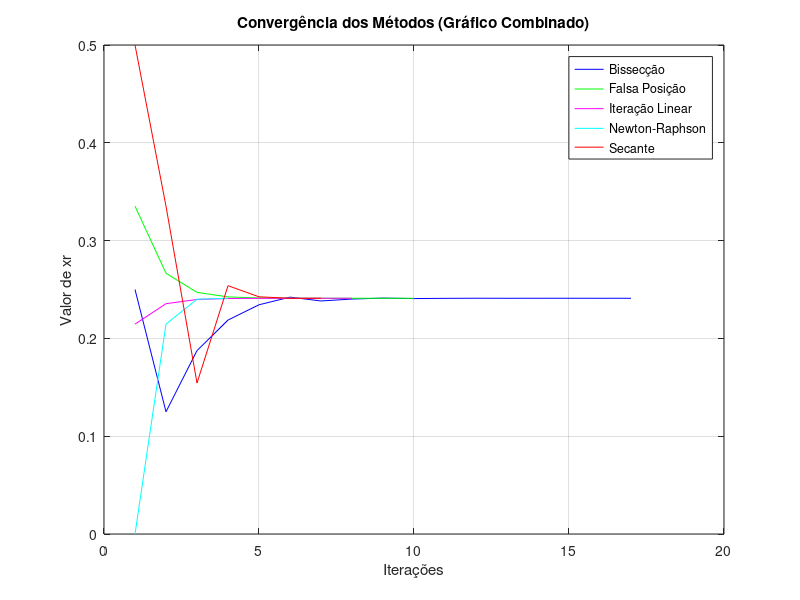
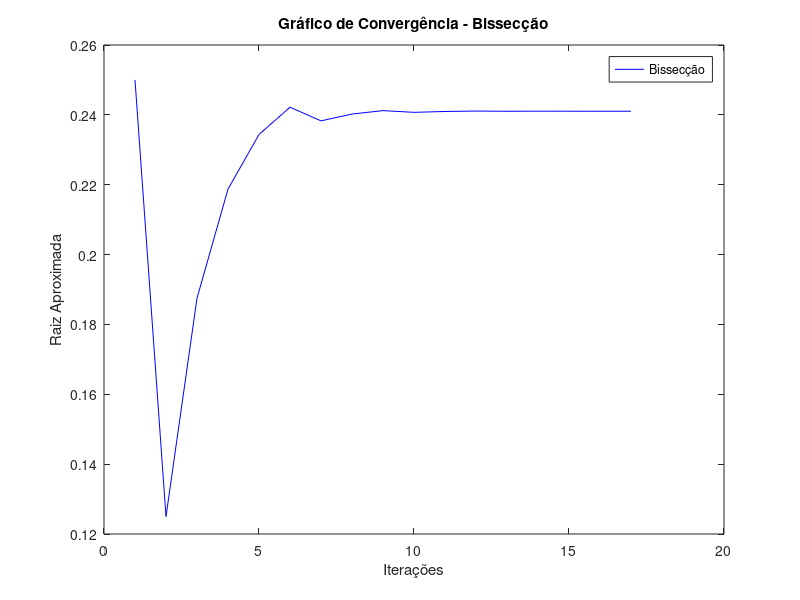
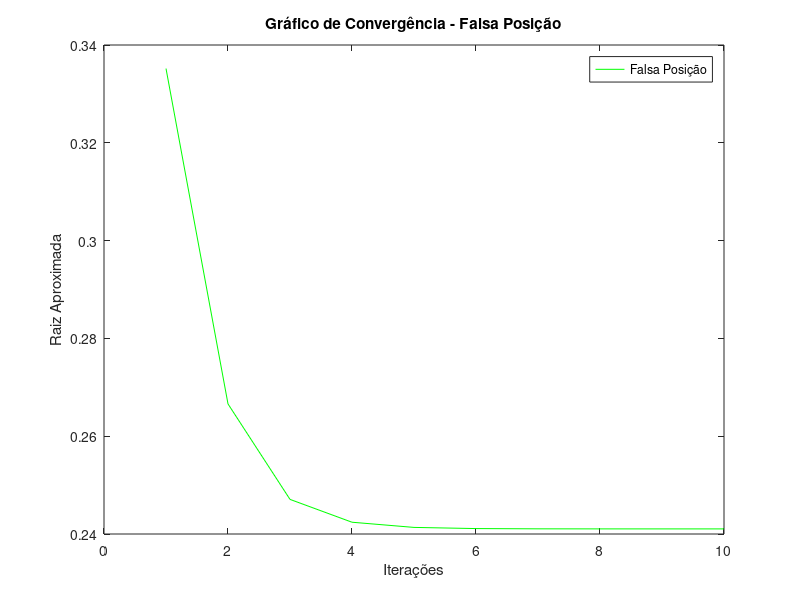
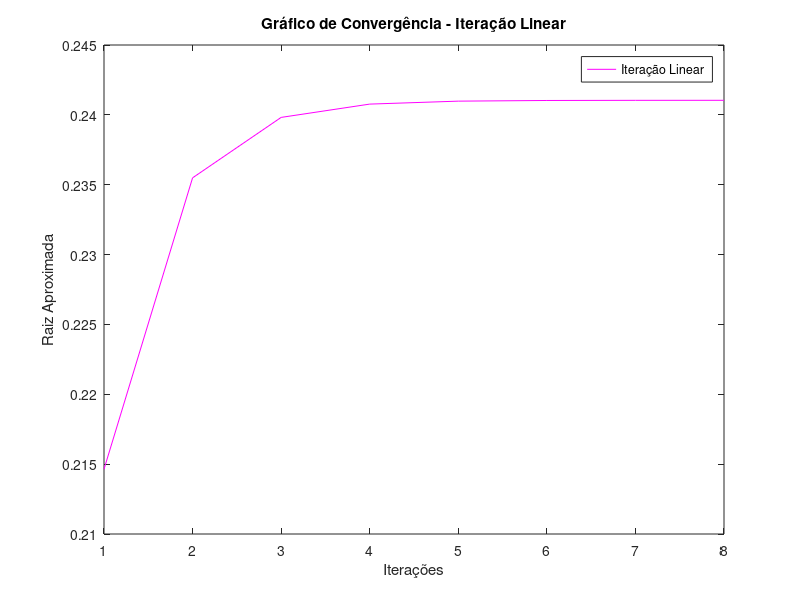

The MATLAB script that drew these images, in order:
function lista5Questao3()
    % Definindo constantes
    e = 8.9e-12;
    F = 1.25;
    q = 2e-5;
    Q = 2e-5;
    raio = 0.85;

    % Executar o método da Bissecção
    fprintf("Método da Bissecção:\n");
    [rootBisseccao, itBisseccao, valoresBisseccao] = metodoBisseccao(e, F, q, Q, raio);

    % Executar o método da Falsa Posição
    fprintf("\nMétodo da Falsa Posição:\n");
    [rootFalsaPosicao, itFalsaPosicao, valoresFalsaPosicao] = metodoFalsaPosicao(e, F, q, Q, raio);

    % Executar o método de Iteração Linear
    fprintf("\nMétodo de Iteração Linear:\n");
    [rootIteracaoLinear, itIteracaoLinear, valoresIteracaoLinear] = metodoIteracaoLinear(e, F, q, Q, raio);

    % Executar o método de Newton-Raphson
    fprintf("\nMétodo de Newton-Raphson:\n");
    [rootNewtonRaphson, itNewtonRaphson, valoresNewtonRaphson] = metodoNewtonRaphson(e, F, q, Q, raio);

    % Executar o método da Secante
    fprintf("\nMétodo da Secante:\n");
    [rootSecante, itSecante, valoresSecante] = metodoSecante(e, F, q, Q, raio);

    % Criar tabela comparativa
    criar_tabela(itBisseccao, rootBisseccao, itFalsaPosicao, rootFalsaPosicao, itIteracaoLinear, rootIteracaoLinear, itNewtonRaphson, rootNewtonRaphson, itSecante, rootSecante);

    % Criar gráficos de convergência
    criar_graficos(valoresBisseccao, valoresFalsaPosicao, valoresIteracaoLinear, valoresNewtonRaphson, valoresSecante);
endfunction

function [r, it, valores] = metodoBisseccao(e, F, q, Q, raio)
    f = @(x)((1/(4*pi*e)) * (q*Q*x / (x.^2 + raio.^2).^(3/2)) - F);
    a = 0; b = 0.5; r = inf; Es = 5^(-4); Ea = 100; it = 1; n = 20;
    valores = [];  % Armazena os valores de r

    while (it <= n)
        rPrevio = r;
        r = (a + b) / 2;
        valores = [valores; r];  % Armazena o valor atual de r
        if it > 1
            Ea = calcularErroEstimativa(r, rPrevio);
        end
        fprintf('Iteração %d: a = %f, b = %f, xr = %f, f(xr) = %f, Ea = %f\n', it, a, b, r, f(r), Ea);
        if (Ea <= Es), break; end
        if (f(a) * f(r) < 0), b = r; else, a = r; end
        it = it + 1;
    end
endfunction

function [r, it, valores] = metodoFalsaPosicao(e, F, q, Q, raio)
    f = @(x)((1/(4*pi*e)) * (q*Q*x / (x.^2 + raio.^2).^(3/2)) - F);
    a = 0; b = 0.5; Es = 5e-4; Ea = 100; it = 1; n = 20;
    valores = [];
    fa = f(a); fb = f(b);
    r = b - (fb * (a - b)) / (fa - fb);  % Inicializa r

    while (it <= n)
        valores = [valores; r];  % Armazena o valor atual de r
        fprintf('Iteração %d: a = %f, b = %f, xr = %f, f(xr) = %f, Ea = %f\n', it, a, b, r, f(r), Ea);
        if (Ea <= Es), break; end
        if (f(a) * f(r) < 0), b = r; fb = f(r); else, a = r; fa = f(r); end
        rPrevio = r;
        r = b - (fb * (a - b)) / (fa - fb);  % Atualiza r
        Ea = calcularErroEstimativa(r, rPrevio);
        it = it + 1;
    end
endfunction

function [r, it, valores] = metodoIteracaoLinear(e, F, q, Q, raio)
    f = @(x)((1/(4*pi*e)) * (q*Q*x / (x.^2 + raio.^2).^(3/2)) - F);
    g = @(x)(4*pi*e*F*(x.^2 + raio.^2).^(3/2) / (q * Q));  % Função iterativa
    Es = 5^(-4); Ea = 100; it = 0; n = 20; xr = 0; valores = [];

    while (it < n)
        xrPrevio = xr;
        xr = g(xrPrevio);
        valores = [valores; xr];  % Armazena o valor atual de xr
        it = it + 1;
        if (xr != 0), Ea = calcularErroEstimativa(xr, xrPrevio); end
        fprintf('Iteração %d: xr = %f, f(xr) = %f, Ea = %f\n', it, xr, f(xr), Ea);
        if (Ea < Es), break; end
    end
    r = xr;  % Retorna o valor final de xr como r
endfunction

function [r, it, valores] = metodoNewtonRaphson(e, F, q, Q, raio)
    f = @(x)((1/(4*pi*e)) * (q*Q*x / (x.^2 + raio.^2).^(3/2)) - F);
    df = @(x)(1 / (4 * pi * e)) * ...
     ((q * Q * (x^2 + raio^2)^(3/2)) - ...
      (3 * q * Q * x^2 * (x^2 + raio^2)^(1/2))) / ...
     (x^2 + raio^2)^3;

    Es = 5^(-4); Ea = 100; it = 0; N = 20; x = 0;
    valores = [];

    while (it < N)
        xProx = x - f(x) / df(x);
        valores = [valores; x];  % Armazena o valor atual de x
        Ea = calcularErroEstimativa(xProx, x);
        fprintf('Iteração %d: xr = %f, f(xr) = %f, Ea = %f\n', it+1, x, f(x), Ea);
        if (Ea < Es), break; end
        x = xProx;
        it = it + 1;
    end
    r = x;
endfunction

function [r, it, valores] = metodoSecante(e, F, q, Q, raio)
    f = @(x) (1/(4*pi*e)) * (q*Q*x ./ (x.^2 + raio^2).^(3/2)) - F;
    Es = 5^(-4); Ea = 100; it = 0; N = 20; x = 0.5; xPrevio = 0;
    valores = [];

    while (it < N)
        xProx = (xPrevio*f(x) - x*f(xPrevio))/ (f(x) - f(xPrevio));
        valores = [valores; x];  % Armazena o valor atual de x
        fprintf('Iteração %d: xr = %f, f(xr) = %f, Ea = %f\n', it+1, x, f(x), Ea);
        Ea = calcularErroEstimativa(xProx, x);
        if (Ea < Es), break; end
        xPrevio = x;
        x = xProx;
        it = it + 1;
    end
    r = x;
endfunction

function criar_tabela(itBisseccao, rootBisseccao, itFalsaPosicao, rootFalsaPosicao, itIteracaoLinear, rootIteracaoLinear, itNewtonRaphson, rootNewtonRaphson, itSecante, rootSecante)
    % Função para criar a tabela comparativa
    fprintf("\nTabela Comparativa:\n");
    fprintf('Método\t\tRaiz\t\tIterações\n');
    fprintf('Bissecção\t%f\t%d\n', rootBisseccao, itBisseccao);
    fprintf('Falsa Posição\t%f\t%d\n', rootFalsaPosicao, itFalsaPosicao);
    fprintf('Iteração Linear\t%f\t%d\n', rootIteracaoLinear, itIteracaoLinear);
    fprintf('Newton-Raphson\t%f\t%d\n', rootNewtonRaphson, itNewtonRaphson);
    fprintf('Secante\t\t%f\t%d\n', rootSecante, itSecante);
endfunction

function criar_graficos(valoresBisseccao, valoresFalsaPosicao, valoresIteracaoLinear, valoresNewtonRaphson, valoresSecante)
    % Função para criar gráficos de convergência separados para cada método

    figure;
    plot(valoresBisseccao, 'b-'); hold on;
    plot(valoresFalsaPosicao, 'g-');
    plot(valoresIteracaoLinear, 'm-');
    plot(valoresNewtonRaphson, 'c-');
    plot(valoresSecante, 'r-');
    legend('Bissecção', 'Falsa Posição', 'Iteração Linear', 'Newton-Raphson', 'Secante');
    xlabel('Iterações');
    ylabel('Valor de xr');
    title('Convergência dos Métodos (Gráfico Combinado)');
    grid on;
    saveas(gcf, 'graficos_convergencia_combinado_lista5Questao3.png');  % Salva o gráfico combinado

    % Gráfico para Bissecção
    figure;
    plot(valoresBisseccao, 'b-', 'DisplayName', 'Bissecção');
    xlabel('Iterações');
    ylabel('Raiz Aproximada');
    title('Gráfico de Convergência - Bissecção');
    legend show;

    % Gráfico para Falsa Posição
    figure;
    plot(valoresFalsaPosicao, 'g-', 'DisplayName', 'Falsa Posição');
    xlabel('Iterações');
    ylabel('Raiz Aproximada');
    title('Gráfico de Convergência - Falsa Posição');
    legend show;

    % Gráfico para Iteração Linear
    figure;
    plot(valoresIteracaoLinear, 'm-', 'DisplayName', 'Iteração Linear');
    xlabel('Iterações');
    ylabel('Raiz Aproximada');
    title('Gráfico de Convergência - Iteração Linear');
    legend show;

    % Gráfico para Newton-Raphson
    figure;
    plot(valoresNewtonRaphson, 'c-', 'DisplayName', 'Newton-Raphson');
    xlabel('Iterações');
    ylabel('Raiz Aproximada');
    title('Gráfico de Convergência - Newton-Raphson');
    legend show;

    % Gráfico para Secante
    figure;
    plot(valoresSecante, 'r-', 'DisplayName', 'Secante');
    xlabel('Iterações');
    ylabel('Raiz Aproximada');
    title('Gráfico de Convergência - Secante');
    legend show;
endfunction




function Ea = calcularErroEstimativa(resultadoAtual, resultadoPrev)
    if resultadoPrev == Inf
        Ea = Inf;
    else
        Ea = abs((resultadoAtual - resultadoPrev) / resultadoAtual) * 100;
    end
endfunction

